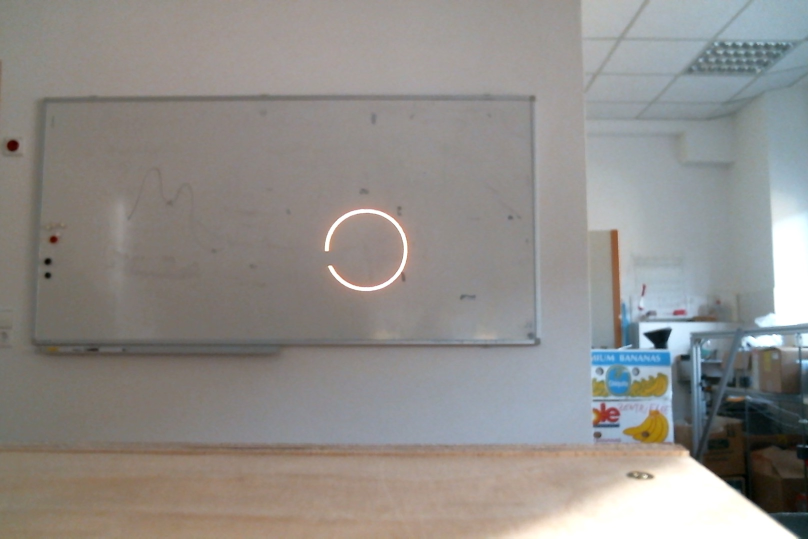
#> input picture images/circle2_part2.jpg, 1616 x 1077 px (shown at 1/2 size)
$ jupyter execute --allow-errors my_hough.ipynb
#> lines starting #> are read from the running program, lines starting #| are printed output that depends on the picture; after the words box and inside, x2 and y2 are one past the last pixel; in counts of white or black regions, pixels touching at a corner belong together
[cell 1]
import cv2
import numpy as np
import math
import matplotlib.pyplot as plt
import os
import scipy
print(os.listdir())

[cell 2]
test_img=cv2.imread("images/circle2_part2.jpg")
#> test_img is the input picture: shape (1077, 1616, 3); mean B, G, R 138.6, 141.9, 145
plt.imshow(test_img)
plt.show()

[cell 3]
canny=cv2.Canny(cv2.blur(test_img,(5,5)),100,200)
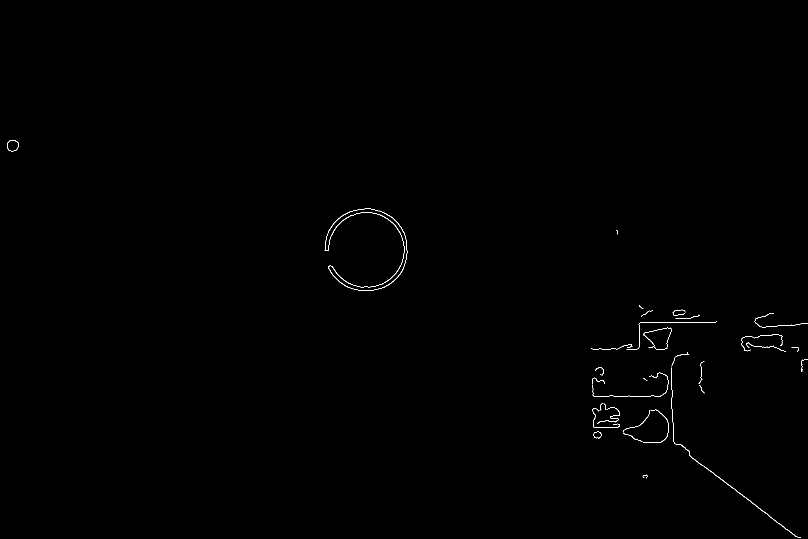
#> canny: shape (1077, 1616) (shown at 1/2 size); 0.24% white in thin lines or dots, all inside (x1, y1, x2, y2) = (14, 280, 1616, 1076)
plt.imshow(canny)
plt.show()
canny.shape
#> Out = (1077, 1616)

[cell 4]
edge_pixels=np.where(canny==255)
#> edge_pixels = 4116 positions, rows 280 to 1075, columns 14 to 1615
#> (the rest of this cell did not finish here and is left out)


$ run again, with images/Quadrat.jpg copied over images/circle2_part2.jpg
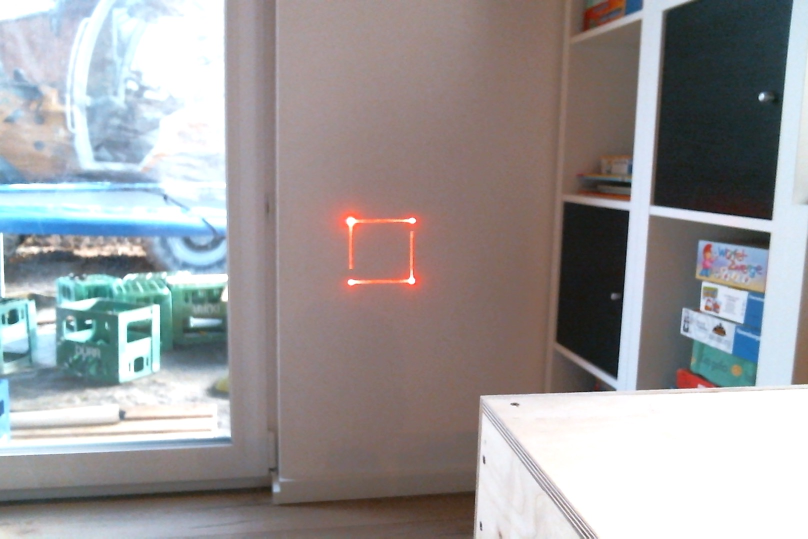
#> input picture images/Quadrat.jpg, 1616 x 1077 px (shown at 1/2 size)
#> test_img is the input picture: shape (1077, 1616, 3); mean B, G, R 154, 152.7, 155.4
#> `canny=cv2.Canny(cv2.blur(test_img,(5,5)),100,200)`:
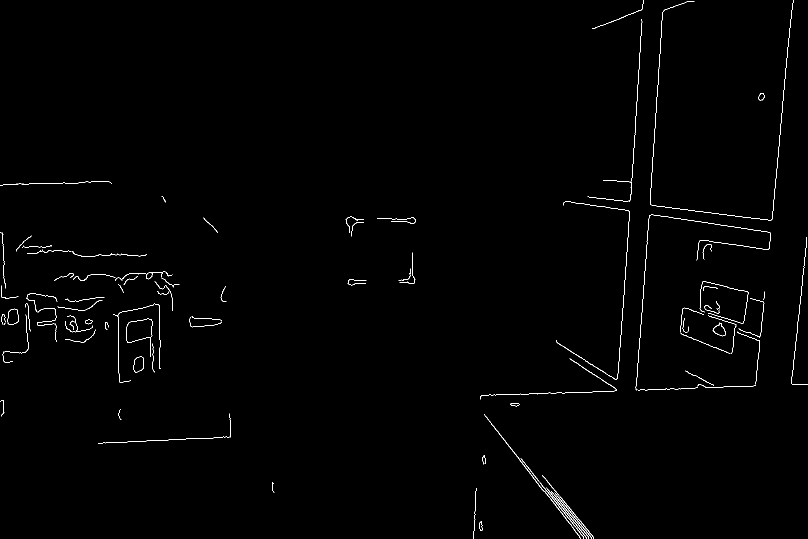
#> canny: shape (1077, 1616) (shown at 1/2 size); 0.68% white in thin lines or dots
#> edge_pixels = 11911 positions, rows 0 to 1076, columns 0 to 1615

$ run again, with images/circle1.jpg copied over images/circle2_part2.jpg
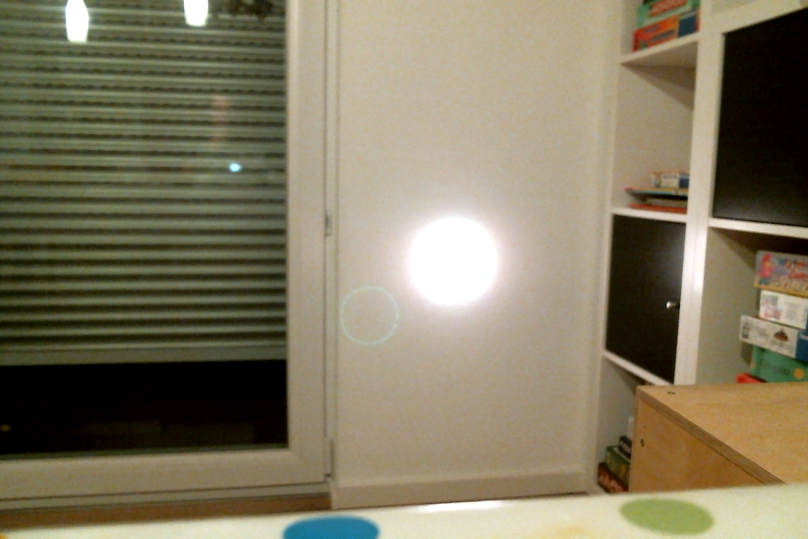
#> input picture images/circle1.jpg, 1616 x 1077 px (shown at 1/2 size)
#> test_img is the input picture: shape (1077, 1616, 3); mean B, G, R 97.3, 121.4, 129.8
#> `canny=cv2.Canny(cv2.blur(test_img,(5,5)),100,200)`:
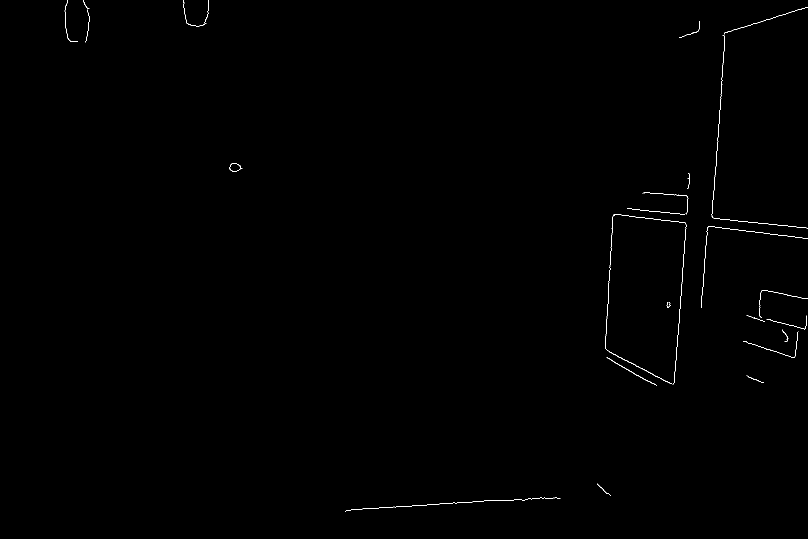
#> canny: shape (1077, 1616) (shown at 1/2 size); 0.23% white in thin lines or dots, all inside (x1, y1, x2, y2) = (129, 0, 1616, 1023)
#> edge_pixels = 4014 positions, rows 0 to 1022, columns 129 to 1615
